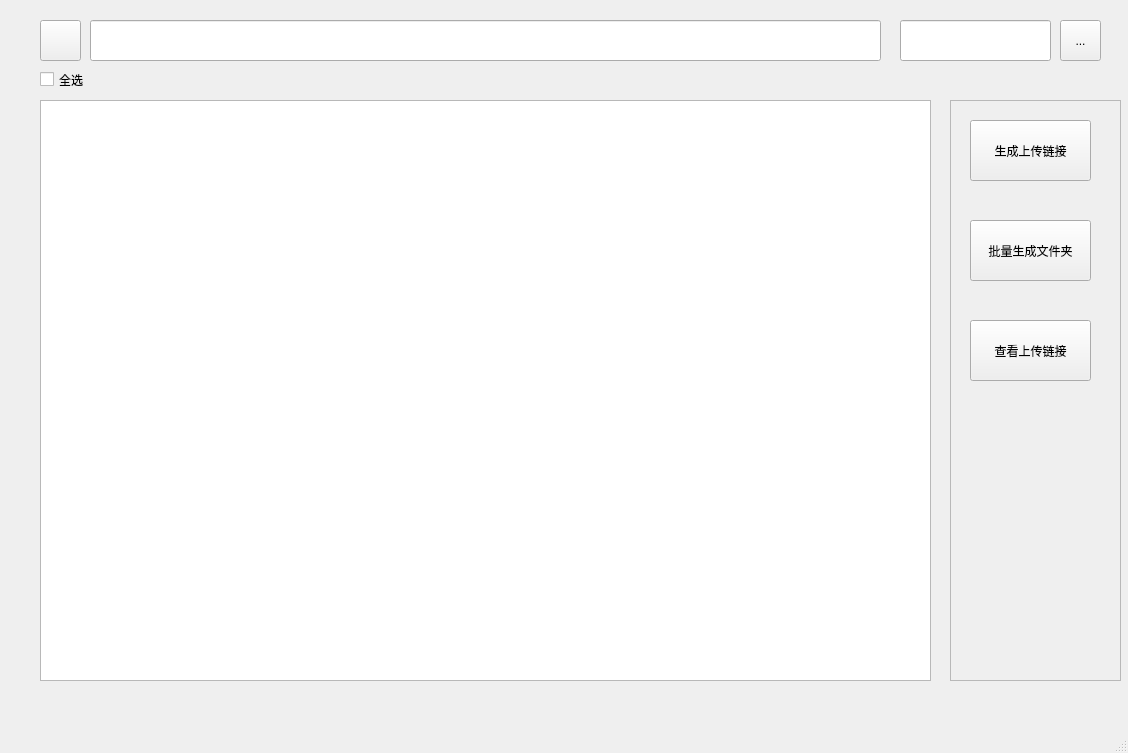
<?xml version="1.0" encoding="UTF-8"?>
<ui version="4.0">
 <class>MainWindow</class>
 <widget class="QMainWindow" name="MainWindow">
  <property name="enabled">
   <bool>true</bool>
  </property>
  <property name="geometry">
   <rect>
    <x>0</x>
    <y>0</y>
    <width>1128</width>
    <height>753</height>
   </rect>
  </property>
  <property name="windowTitle">
   <string>MainWindow</string>
  </property>
  <property name="styleSheet">
   <string notr="true"/>
  </property>
  <widget class="QWidget" name="centralwidget">
   <widget class="QListWidget" name="listWidget">
    <property name="geometry">
     <rect>
      <x>40</x>
      <y>100</y>
      <width>891</width>
      <height>581</height>
     </rect>
    </property>
    <property name="font">
     <font>
      <pointsize>15</pointsize>
     </font>
    </property>
    <property name="iconSize">
     <size>
      <width>50</width>
      <height>50</height>
     </size>
    </property>
   </widget>
   <widget class="QLineEdit" name="url_path">
    <property name="enabled">
     <bool>true</bool>
    </property>
    <property name="geometry">
     <rect>
      <x>90</x>
      <y>20</y>
      <width>791</width>
      <height>41</height>
     </rect>
    </property>
    <property name="font">
     <font>
      <pointsize>15</pointsize>
     </font>
    </property>
    <property name="text">
     <string/>
    </property>
    <property name="readOnly">
     <bool>false</bool>
    </property>
   </widget>
   <widget class="QPushButton" name="back">
    <property name="geometry">
     <rect>
      <x>40</x>
      <y>20</y>
      <width>41</width>
      <height>41</height>
     </rect>
    </property>
    <property name="styleSheet">
     <string notr="true"/>
    </property>
    <property name="text">
     <string/>
    </property>
    <property name="icon">
     <iconset>
      <normaloff>resource/返回.png</normaloff>resource/返回.png</iconset>
    </property>
    <property name="iconSize">
     <size>
      <width>28</width>
      <height>28</height>
     </size>
    </property>
   </widget>
   <widget class="QCheckBox" name="select_all">
    <property name="geometry">
     <rect>
      <x>40</x>
      <y>70</y>
      <width>91</width>
      <height>19</height>
     </rect>
    </property>
    <property name="text">
     <string>全选</string>
    </property>
   </widget>
   <widget class="QLineEdit" name="search_input">
    <property name="geometry">
     <rect>
      <x>900</x>
      <y>20</y>
      <width>151</width>
      <height>41</height>
     </rect>
    </property>
   </widget>
   <widget class="QToolButton" name="search_button">
    <property name="geometry">
     <rect>
      <x>1060</x>
      <y>20</y>
      <width>41</width>
      <height>41</height>
     </rect>
    </property>
    <property name="text">
     <string>...</string>
    </property>
   </widget>
   <widget class="QFrame" name="frame">
    <property name="geometry">
     <rect>
      <x>950</x>
      <y>100</y>
      <width>171</width>
      <height>581</height>
     </rect>
    </property>
    <property name="frameShape">
     <enum>QFrame::StyledPanel</enum>
    </property>
    <property name="frameShadow">
     <enum>QFrame::Raised</enum>
    </property>
    <widget class="QPushButton" name="pushButton">
     <property name="geometry">
      <rect>
       <x>20</x>
       <y>20</y>
       <width>121</width>
       <height>61</height>
      </rect>
     </property>
     <property name="text">
      <string>生成上传链接</string>
     </property>
    </widget>
    <widget class="QPushButton" name="uploadFolderButton">
     <property name="geometry">
      <rect>
       <x>20</x>
       <y>120</y>
       <width>121</width>
       <height>61</height>
      </rect>
     </property>
     <property name="text">
      <string>批量生成文件夹</string>
     </property>
    </widget>
    <widget class="QPushButton" name="checkSharedLink">
     <property name="geometry">
      <rect>
       <x>20</x>
       <y>220</y>
       <width>121</width>
       <height>61</height>
      </rect>
     </property>
     <property name="text">
      <string>查看上传链接</string>
     </property>
    </widget>
   </widget>
  </widget>
  <widget class="QMenuBar" name="menubar">
   <property name="geometry">
    <rect>
     <x>0</x>
     <y>0</y>
     <width>1128</width>
     <height>26</height>
    </rect>
   </property>
  </widget>
  <widget class="QStatusBar" name="statusbar"/>
  <action name="actiona">
   <property name="text">
    <string>a</string>
   </property>
  </action>
 </widget>
 <resources/>
 <connections/>
</ui>
